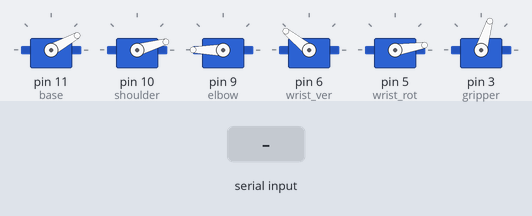
Bench run of a sketch on a simulated Arduino Uno, built with avr-gcc and run on an emulated ATmega328P. Parts: 6 × servo. The inputs (shaded band) are chosen by the test bench.

Above: at 7.5 s.
7.6 s: "A" received over Serial
At 8.36 s:
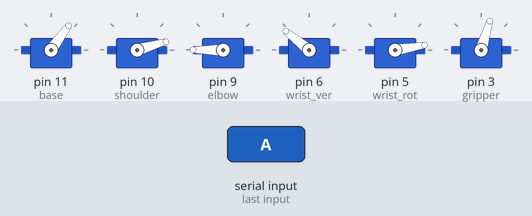
10.6 s: "W" received over Serial
At 10.77 s:
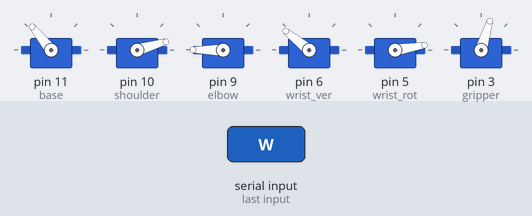
13.6 s: "D" received over Serial
At 13.78 s:
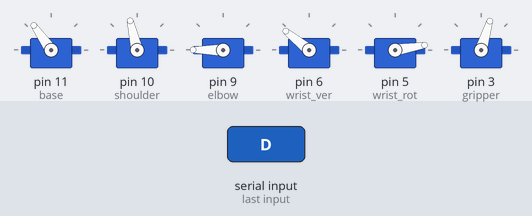
16.6 s: "S" received over Serial
At 16.8 s:
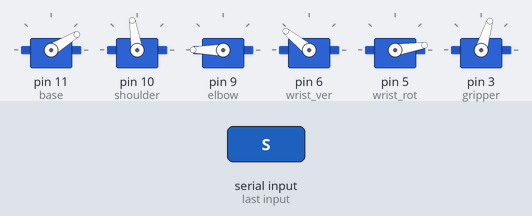
19.6 s: "Q" received over Serial
At 20.08 s:
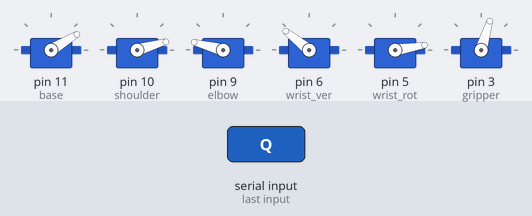
22.6 s: "R" received over Serial
At 25.0 s:
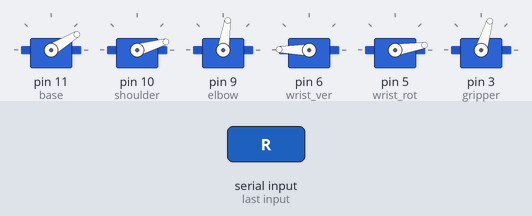
Timing chart, 0 to 26.2 s (numbered marks = the images above; inputs shaded):
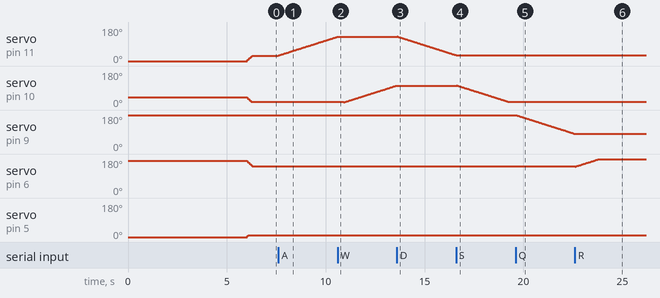

The sketch:

servoBasic.ino
```cpp
#include <Servo.h>
#include <Braccio.h>

Servo base;
Servo shoulder;
Servo elbow;
Servo wrist_ver;
Servo wrist_rot;
Servo gripper;

// Velocidad de los servos
const int servoSpeed = 10;

// Posiciones actuales de los servos
int basePos = 30;
int shoulderPos = 0;
int elbowPos = 180;
int wristVerPos = 140;
int wristRotPos = 10;
int gripperPos = 180;

bool moving = false;
char moveDirection;

void setup() {
  Serial.begin(9600);
  Braccio.begin();

  base.attach(11);
  shoulder.attach(10);
  elbow.attach(9);
  wrist_ver.attach(6);
  wrist_rot.attach(5);
  gripper.attach(3);

  // Mover todos los servos a la posición inicial
  Braccio.ServoMovement(servoSpeed, basePos, shoulderPos, elbowPos, wristVerPos, wristRotPos, gripperPos);
}

void loop() {
  if (Serial.available() > 0) {
    char command = Serial.read();

    if (command == 'P') {
      moving = false;
    } else {
      moving = true;
      moveDirection = command;
    }
  }

  if (moving) {
    switch (moveDirection) {
      case 'A': // Mover base +1 grado
        basePos = min(basePos + 1, 180);
        break;
      case 'D': // Mover base -1 grado
        basePos = max(basePos - 1, 0);
        break;
      case 'W': // Mover hombro +1 grado
        shoulderPos = min(shoulderPos + 1, 180);
        break;
      case 'S': // Mover hombro -1 grado
        shoulderPos = max(shoulderPos - 1, 15);
        break;
      case 'E': // Mover codo +1 grado
        elbowPos = min(elbowPos + 1, 180);
        break;
      case 'Q': // Mover codo -1 grado
        elbowPos = max(elbowPos - 1, 0);
        break;
      case 'R': // Mover muñeca vertical +1 grado
        wristVerPos = min(wristVerPos + 1, 180);
        break;
      case 'F': // Mover muñeca vertical -1 grado
        wristVerPos = max(wristVerPos - 1, 0);
        break;
      case 'T': // Mover muñeca rotación +1 grado
        wristRotPos = min(wristRotPos + 1, 180);
        break;
      case 'G': // Mover muñeca rotación -1 grado
        wristRotPos = max(wristRotPos - 1, 0);
        break;
      case 'H': // Abrir gripper +1 grado
        gripperPos = max(gripperPos + 1, 180);
        break;
      case 'Y': // Cerrar gripper -1 grado
        gripperPos = min(gripperPos - 1, 0);
        break;
    }

    // Mover los servos a las nuevas posiciones
    Braccio.ServoMovement(servoSpeed, basePos, shoulderPos, elbowPos, wristVerPos, wristRotPos, gripperPos);
  }

delay(10);
}
```

Measured:
- after the input at 7.6 s, servo on pin 11 (base): moves from 29° to 129° over 3.0 s, starting at once
- after the input at 10.6 s, servo on pin 11 (base): stays 129° (without the input it goes to 130° after 0.02 s)
- after the input at 13.6 s, servo on pin 10 (shoulder): stays 103° (without the input it goes to 104° after 0.01 s)
- after the input at 16.6 s, servo on pin 11 (base): stays 31° (without the input it goes to 30° after 0.02 s)
- after the input at 19.6 s, servo on pin 9 (elbow): moves from 180° to 81° over 3.0 s, starting at once
- after the input at 22.6 s, servo on pin 9 (elbow): stays 81° (without the input it goes to 80° after 0.02 s)
